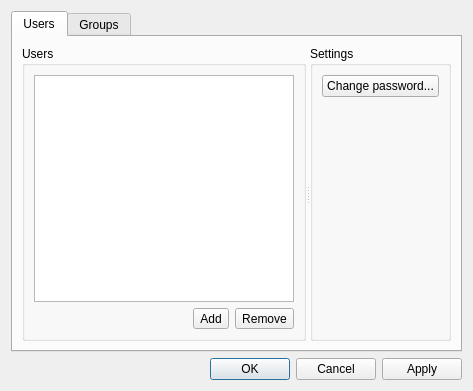
<?xml version="1.0" encoding="UTF-8"?>
<ui version="4.0">
 <class>UserAdmin</class>
 <widget class="QDialog" name="UserAdmin">
  <property name="geometry">
   <rect>
    <x>0</x>
    <y>0</y>
    <width>473</width>
    <height>391</height>
   </rect>
  </property>
  <property name="windowTitle">
   <string>User administration</string>
  </property>
  <layout class="QVBoxLayout" name="verticalLayout_6">
   <item>
    <widget class="QTabWidget" name="tabWidget">
     <property name="currentIndex">
      <number>0</number>
     </property>
     <widget class="QWidget" name="tab">
      <attribute name="title">
       <string>Users</string>
      </attribute>
      <layout class="QHBoxLayout" name="horizontalLayout_3">
       <item>
        <widget class="QSplitter" name="splitter">
         <property name="orientation">
          <enum>Qt::Horizontal</enum>
         </property>
         <widget class="QGroupBox" name="groupBox">
          <property name="title">
           <string>Users</string>
          </property>
          <layout class="QVBoxLayout" name="verticalLayout">
           <item>
            <widget class="QTableView" name="UserView">
             <property name="selectionMode">
              <enum>QAbstractItemView::SingleSelection</enum>
             </property>
             <property name="selectionBehavior">
              <enum>QAbstractItemView::SelectRows</enum>
             </property>
             <attribute name="horizontalHeaderVisible">
              <bool>true</bool>
             </attribute>
             <attribute name="verticalHeaderVisible">
              <bool>true</bool>
             </attribute>
            </widget>
           </item>
           <item>
            <layout class="QHBoxLayout" name="horizontalLayout">
             <item>
              <spacer name="horizontalSpacer">
               <property name="orientation">
                <enum>Qt::Horizontal</enum>
               </property>
               <property name="sizeHint" stdset="0">
                <size>
                 <width>40</width>
                 <height>20</height>
                </size>
               </property>
              </spacer>
             </item>
             <item>
              <widget class="QToolButton" name="AddUser">
               <property name="text">
                <string>Add</string>
               </property>
              </widget>
             </item>
             <item>
              <widget class="QToolButton" name="RemoveUser">
               <property name="text">
                <string>Remove</string>
               </property>
              </widget>
             </item>
            </layout>
           </item>
          </layout>
         </widget>
         <widget class="QGroupBox" name="Settings">
          <property name="title">
           <string>Settings</string>
          </property>
          <layout class="QVBoxLayout" name="verticalLayout_3">
           <item>
            <widget class="QPushButton" name="ChangePass">
             <property name="enabled">
              <bool>true</bool>
             </property>
             <property name="text">
              <string>Change password...</string>
             </property>
            </widget>
           </item>
           <item>
            <spacer name="verticalSpacer">
             <property name="orientation">
              <enum>Qt::Vertical</enum>
             </property>
             <property name="sizeHint" stdset="0">
              <size>
               <width>20</width>
               <height>40</height>
              </size>
             </property>
            </spacer>
           </item>
          </layout>
         </widget>
        </widget>
       </item>
      </layout>
     </widget>
     <widget class="QWidget" name="tab_2">
      <attribute name="title">
       <string>Groups</string>
      </attribute>
      <layout class="QVBoxLayout" name="verticalLayout_7">
       <item>
        <widget class="QSplitter" name="splitter_2">
         <property name="orientation">
          <enum>Qt::Horizontal</enum>
         </property>
         <widget class="QGroupBox" name="groupBox_2">
          <property name="title">
           <string>Groups</string>
          </property>
          <layout class="QVBoxLayout" name="verticalLayout_2">
           <item>
            <widget class="QTableView" name="GroupView">
             <property name="selectionMode">
              <enum>QAbstractItemView::SingleSelection</enum>
             </property>
             <property name="selectionBehavior">
              <enum>QAbstractItemView::SelectRows</enum>
             </property>
             <attribute name="horizontalHeaderVisible">
              <bool>false</bool>
             </attribute>
             <attribute name="verticalHeaderVisible">
              <bool>true</bool>
             </attribute>
            </widget>
           </item>
           <item>
            <layout class="QHBoxLayout" name="horizontalLayout_4">
             <item>
              <spacer name="horizontalSpacer_2">
               <property name="orientation">
                <enum>Qt::Horizontal</enum>
               </property>
               <property name="sizeHint" stdset="0">
                <size>
                 <width>40</width>
                 <height>20</height>
                </size>
               </property>
              </spacer>
             </item>
             <item>
              <widget class="QToolButton" name="AddGroup">
               <property name="text">
                <string>Add</string>
               </property>
              </widget>
             </item>
             <item>
              <widget class="QToolButton" name="RemoveGroup">
               <property name="text">
                <string>Remove</string>
               </property>
              </widget>
             </item>
            </layout>
           </item>
          </layout>
         </widget>
         <widget class="QGroupBox" name="groupBox_3">
          <property name="title">
           <string>Privileges</string>
          </property>
          <layout class="QVBoxLayout" name="verticalLayout_5">
           <item>
            <widget class="QTreeView" name="PrivilegeView">
             <property name="editTriggers">
              <set>QAbstractItemView::NoEditTriggers</set>
             </property>
            </widget>
           </item>
           <item>
            <widget class="QCheckBox" name="AllowCheck">
             <property name="enabled">
              <bool>false</bool>
             </property>
             <property name="text">
              <string>allowed</string>
             </property>
            </widget>
           </item>
          </layout>
         </widget>
        </widget>
       </item>
      </layout>
     </widget>
    </widget>
   </item>
   <item>
    <widget class="QDialogButtonBox" name="ButtonBox">
     <property name="orientation">
      <enum>Qt::Horizontal</enum>
     </property>
     <property name="standardButtons">
      <set>QDialogButtonBox::Apply|QDialogButtonBox::Cancel|QDialogButtonBox::Ok</set>
     </property>
    </widget>
   </item>
  </layout>
 </widget>
 <tabstops>
  <tabstop>tabWidget</tabstop>
  <tabstop>AddUser</tabstop>
  <tabstop>RemoveUser</tabstop>
  <tabstop>ChangePass</tabstop>
  <tabstop>GroupView</tabstop>
  <tabstop>AddGroup</tabstop>
  <tabstop>RemoveGroup</tabstop>
  <tabstop>PrivilegeView</tabstop>
  <tabstop>AllowCheck</tabstop>
  <tabstop>ButtonBox</tabstop>
 </tabstops>
 <resources/>
 <connections>
  <connection>
   <sender>AddUser</sender>
   <signal>clicked()</signal>
   <receiver>UserAdmin</receiver>
   <slot>OnAddUser()</slot>
   <hints>
    <hint type="sourcelabel">
     <x>238</x>
     <y>326</y>
    </hint>
    <hint type="destinationlabel">
     <x>246</x>
     <y>172</y>
    </hint>
   </hints>
  </connection>
  <connection>
   <sender>RemoveUser</sender>
   <signal>clicked()</signal>
   <receiver>UserAdmin</receiver>
   <slot>OnRemoveUser()</slot>
   <hints>
    <hint type="sourcelabel">
     <x>296</x>
     <y>326</y>
    </hint>
    <hint type="destinationlabel">
     <x>303</x>
     <y>209</y>
    </hint>
   </hints>
  </connection>
  <connection>
   <sender>ChangePass</sender>
   <signal>clicked()</signal>
   <receiver>UserAdmin</receiver>
   <slot>OnChangePass()</slot>
   <hints>
    <hint type="sourcelabel">
     <x>441</x>
     <y>87</y>
    </hint>
    <hint type="destinationlabel">
     <x>265</x>
     <y>6</y>
    </hint>
   </hints>
  </connection>
  <connection>
   <sender>AllowCheck</sender>
   <signal>stateChanged(int)</signal>
   <receiver>UserAdmin</receiver>
   <slot>OnAllow(int)</slot>
   <hints>
    <hint type="sourcelabel">
     <x>119</x>
     <y>68</y>
    </hint>
    <hint type="destinationlabel">
     <x>3</x>
     <y>310</y>
    </hint>
   </hints>
  </connection>
  <connection>
   <sender>AddGroup</sender>
   <signal>clicked()</signal>
   <receiver>UserAdmin</receiver>
   <slot>OnAddGroup()</slot>
   <hints>
    <hint type="sourcelabel">
     <x>119</x>
     <y>68</y>
    </hint>
    <hint type="destinationlabel">
     <x>229</x>
     <y>367</y>
    </hint>
   </hints>
  </connection>
  <connection>
   <sender>RemoveGroup</sender>
   <signal>clicked()</signal>
   <receiver>UserAdmin</receiver>
   <slot>OnRemoveGroup()</slot>
   <hints>
    <hint type="sourcelabel">
     <x>119</x>
     <y>68</y>
    </hint>
    <hint type="destinationlabel">
     <x>326</x>
     <y>365</y>
    </hint>
   </hints>
  </connection>
  <connection>
   <sender>ButtonBox</sender>
   <signal>clicked(QAbstractButton*)</signal>
   <receiver>UserAdmin</receiver>
   <slot>OnOperButton(QAbstractButton*)</slot>
   <hints>
    <hint type="sourcelabel">
     <x>115</x>
     <y>372</y>
    </hint>
    <hint type="destinationlabel">
     <x>0</x>
     <y>254</y>
    </hint>
   </hints>
  </connection>
  <connection>
   <sender>ButtonBox</sender>
   <signal>rejected()</signal>
   <receiver>UserAdmin</receiver>
   <slot>reject()</slot>
   <hints>
    <hint type="sourcelabel">
     <x>172</x>
     <y>370</y>
    </hint>
    <hint type="destinationlabel">
     <x>3</x>
     <y>300</y>
    </hint>
   </hints>
  </connection>
  <connection>
   <sender>ButtonBox</sender>
   <signal>accepted()</signal>
   <receiver>UserAdmin</receiver>
   <slot>accept()</slot>
   <hints>
    <hint type="sourcelabel">
     <x>63</x>
     <y>369</y>
    </hint>
    <hint type="destinationlabel">
     <x>3</x>
     <y>337</y>
    </hint>
   </hints>
  </connection>
 </connections>
 <slots>
  <slot>OnAddUser()</slot>
  <slot>OnRemoveUser()</slot>
  <slot>OnChangePass()</slot>
  <slot>OnChangeRole(int)</slot>
  <slot>OnAllow(int)</slot>
  <slot>OnAddGroup()</slot>
  <slot>OnRemoveGroup()</slot>
  <slot>OnOperButton(QAbstractButton*)</slot>
 </slots>
</ui>
